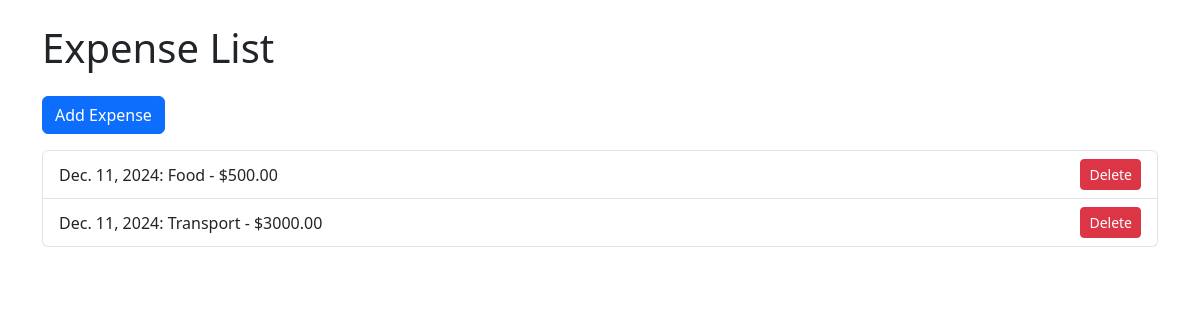
Before: / with the older database file.
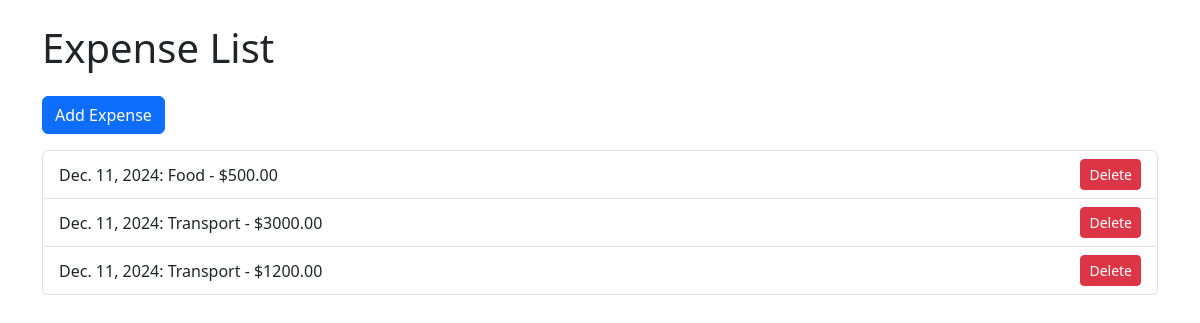
After: the same page with the newer database file.
### tracker/models.py (models this page shows, shortened)
class Expense(models.Model):
    CATEGORY_CHOICES = [
        ('Food', 'Food'),
        ('Transport', 'Transport'),
        ('Utilities', 'Utilities'),
        ('Other', 'Other'),
    ]
    category = models.CharField(max_length=50, choices=CATEGORY_CHOICES)
    amount = models.DecimalField(max_digits=10, decimal_places=2)
    description = models.TextField(blank=True)
    date = models.DateField(auto_now_add=True)

### tracker/views.py (the view)
# urls.py: path('', views.expense_list, name='expense_list'),
def expense_list(request):
    expenses = Expense.objects.all()
    return render(request, 'tracker/expense_list.html', {'expenses': expenses})

### tracker/templates/tracker/expense_list.html (shortened to what this page needs)
<!DOCTYPE html>
<html>
<head>
    <link href="https://cdn.jsdelivr.net/npm/bootstrap@5.3.0/dist/css/bootstrap.min.css" rel="stylesheet">
</head>
<body>
    <div class="container">
        <h1 class="my-4">Expense List</h1>
        <a href="{% url 'add_expense' %}" class="btn btn-primary mb-3">Add Expense</a>
        <ul class="list-group">
            {% for expense in expenses %}
                <li class="list-group-item d-flex justify-content-between align-items-center">
                    {{ expense.date }}: {{ expense.category }} - ${{ expense.amount }}
                    <form method="post">
                        <button type="submit" formaction="{% url 'delete_expense' expense.id %}" class="btn btn-danger btn-sm">Delete</button>
                    </form>
                </li>
            {% empty %}
                <li class="list-group-item">No expenses recorded yet.</li>
            {% endfor %}
        </ul>
    </div>
</body>
</html>

Changed rows visible on the page:
added Expense: date "Dec. 11, 2024", category "Transport", amount "1200.00"
